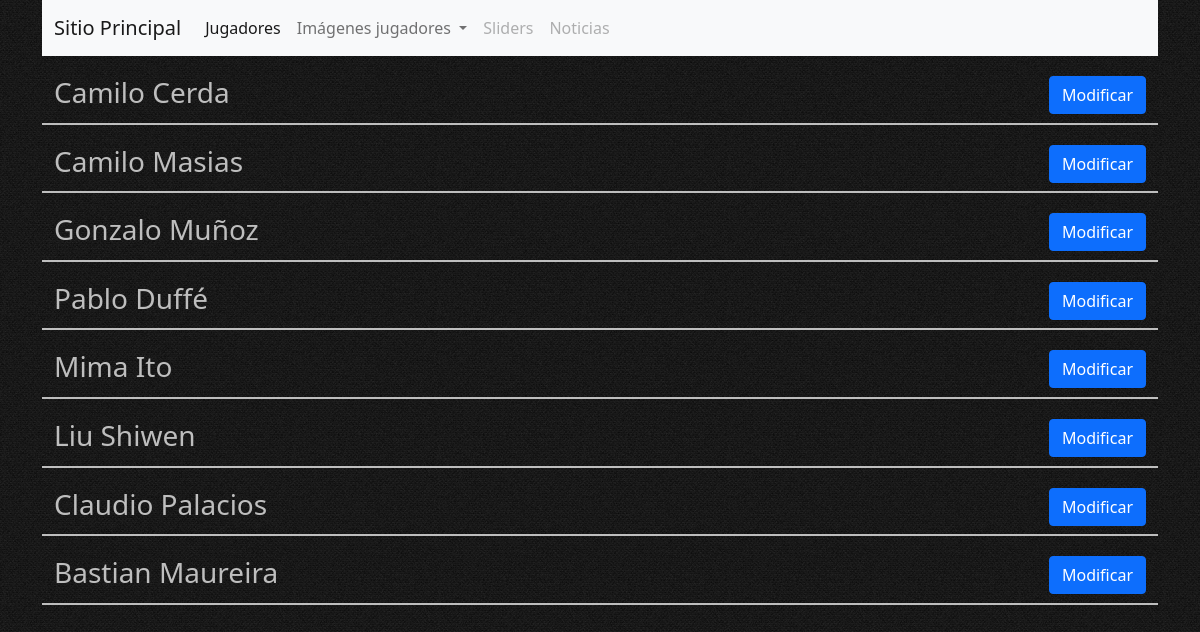
Page /modificarImg/ (signed in) on the earlier database version.
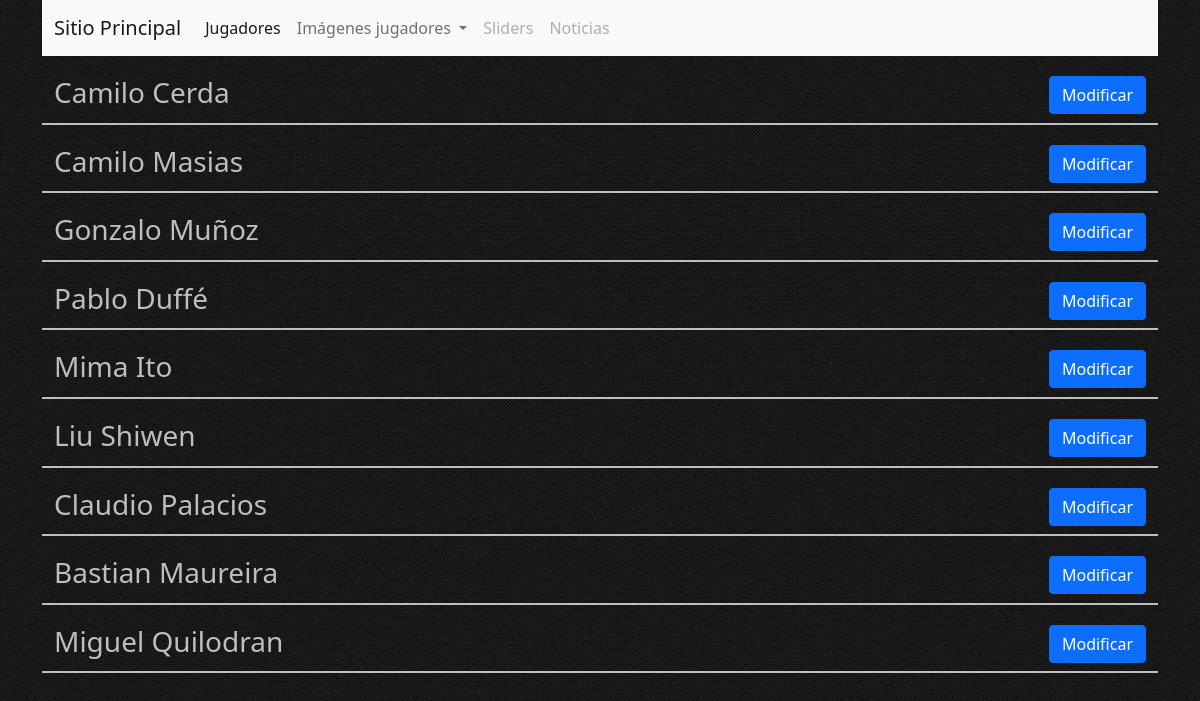
Same page on the later database version.
### appCore/models.py (models this page shows, shortened)
class Jugador(models.Model):
    idJugador = models.AutoField(primary_key=True)
    pnombre= models.CharField(max_length=50, verbose_name='Primer nombre')
    snombre= models.CharField(blank=True, null=True, max_length=50, verbose_name='Segundo nombre')
    apaterno= models.CharField(max_length=50, verbose_name='Apellido paterno')
    amaterno= models.CharField(blank=True, null=True, max_length=50, verbose_name='Apellido materno')
    nacimiento= models.CharField(max_length=50, verbose_name='Lugar de nacimiento')
    fechaNacimiento = models.DateField(blank=True, null=True, verbose_name='Fecha de nacimiento')
    estilo = models.CharField(max_length=50, verbose_name='Estilo de juego')
    preInf = models.CharField(max_length=50, verbose_name='Preinfantil')
    inf = models.CharField(max_length=50, verbose_name='Infantil')
    juvenil = models.CharField(max_length=50, verbose_name='Juvenil')
    tc = models.CharField(max_length=50, verbose_name='Todo competidor')
    categoria = models.CharField(max_length=80, verbose_name='Categoria actual', blank=True, null=True)
    imagenPortada = models.ImageField(upload_to = 'home')
    genero = models.CharField(max_length=10, verbose_name='Genero')
    class Meta:
        verbose_name = 'jugador'
        verbose_name_plural = 'jugadores'

### appAdmin/views.py (the view)
# urls.py: path('modificarImg/', modificarImg, name='modificarImg'),
@login_required
def modificarImg(request):
    jugadores = Jugador.objects.all()
    datos = {
        'jugadores':jugadores
    }
    return render(request, 'appAdmin/modificarImg.html', datos)

### appAdmin/templates/appAdmin/modificarImg.html (shortened to what this page needs)
{% extends 'appAdmin/baseAdmin.html' %}
{% load static %}
{% block main %}
<main class="container cajaModificarImg">
    {% for jugador in jugadores %}
    <div class="row">
        <div class="contenedor">
            <div class="caja1">
                <h3>{{jugador.pnombre}} {{jugador.apaterno}}</h3>
            </div>
            <div class="caja2">
                <a href="{% url 'modificarImgPersonal' jugador.idJugador %}">
                    <button type="button" class="btn btn-primary">Modificar</button>
                </a>
            </div>
        </div>
    </div>
    {% endfor %}
</main>
{% endblock %}

Differences in the rows shown:
added Jugador: pnombre "Miguel", apaterno "Quilodran"
